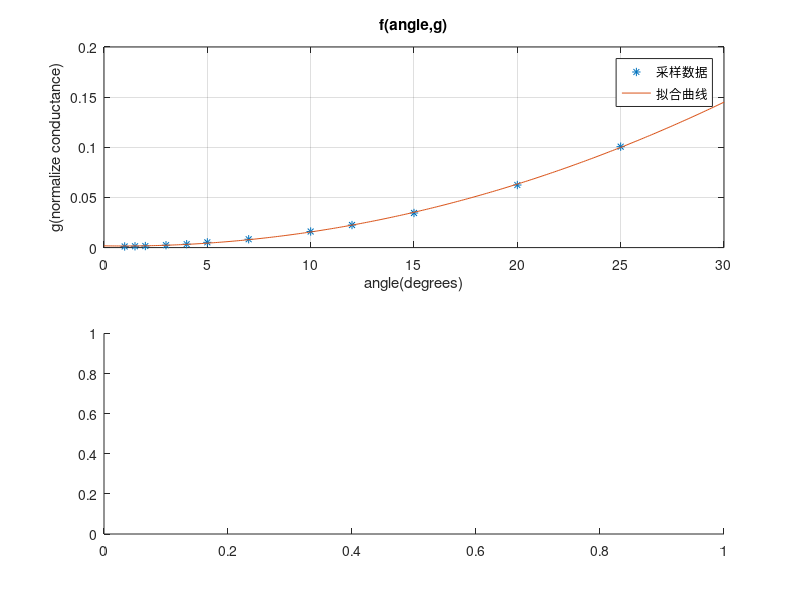

The MATLAB script that drew this image: (Note: this script raises an error after producing the figure.)
clc;
%%%%HFSS中拟合所需得离散点
 
%%%BJ-100波导，工作在10GHz 
%%%原始离散点数据
%angle_dis=[0.4 0.6 0.8 1 1.5 2 2.5 3 4 4.5 5 7 10 15 20 25];
%g_dis=[0.00126722 0.00129028 0.0014286 0.0014056 0.00163617 0.00186683 0.00265148 0.0023744 0.0036678 0.00431511 0.0049397 0.0084399 0.016178 0.035929 0.06657 0.105529];
%L_dis=[2.55 2.6 2.83 2.67 2.56 2.76 2.62 2.5 2.695 2.61 2.77 2.69 2.6 2.59 2.33 2.15];
 
%%%%BJ-100波导，工作在9GHz
%%%原始离散点数据
%angle_dis=[0.6 0.8 1 1.5 2 2.5 3 3.5 4 4.5 5 7 10 15 20 25]; 
%g_dis=[0.0013133 0.00138251 0.001474741 0.001843766 0.002143699 0.002628395 0.003113326 0.00385272 0.00461579 0.005425741 0.00623635 0.0108344 0.021057 0.049204 0.09323 0.1456184];
%L_dis=[3.26 3.29 3.32 3.24 3.16 3.42 3.4 3.3 3.34 3.37 3.4 3.4 3.3 3.3 3.2 3];
 
%%%BJ-58波导，工作在6GHz
%%%%原始离散点数据
angle_dis=[1 1.5 2 3 4 5 7 10 12 15 20 25];             
g_dis=[0.0011213 0.00131334 0.00154392 0.002397558 0.0034136392 0.005240552 0.008323758 0.01603381 0.0224922 0.0344988 0.06238 0.1006266];
L_dis=[2.15 2.24 2.16 2.17 2.16 2.15 2.2 2 1.96 1.96 1.6 1.2];
 
%%%%BJ-58波导，工作在5GHz
%%%%%原始离散点数据
%angle_dis=[0.2 0.4 0.6 0.8 1 1.5 2 2.5 3 3.5 4 4.5 5 7 10 15 20  25]; 
%g_dis=[0.001313335 0.00138251 0.00147471 0.00145168 0.00177456 0.00177456 0.0021899 0.00267457 0.00332123 0.00403765 0.00500911 0.0060278 0.0070244 0.012395 0.025109 0.056574 0.1057 0.17557];
%L_dis=[4.7 4.3 4.55 4.4 4.55 4.5 5 4.1 4.93 4.96 4.74 4.75 4.57 4.6 4 4.3 3.9 3.4];
 
%%%%曲线拟合多项式前面系数
p1=polyfit(angle_dis,g_dis,2);   %对“倾斜角度-谐振电导”进行最小二乘法拟合，并返回系数
%p2=polyfit(angle_dis,L_dis,3);  %%%quit commend
 
%%%%拟合时选定的自变量和因变量范围
angle=0:0.1:30;
g=polyval(p1,angle);                %%%%得到的拟合函数
%L=polyval(p2,angle);               %%quit commend
 
%%%画“倾斜角度--谐振电导”曲线拟合图
subplot(2,1,1);
plot(angle_dis,g_dis,'*',angle,g);%在一个坐标系中绘拟合函数以及离散点
grid on;
title('f(angle,g)');
xlabel('angle(degrees)');
ylabel('g(normalize conductance)');
legend('采样数据','拟合曲线');
 
%%%画“倾斜角度--谐振长度”曲线拟合图
subplot(2,1,2);                                                                        %%%使用样条插值拟合“倾斜角度-谐振深度”曲线
values=spcrv([[angle_dis(1) angle_dis angle_dis(end)];[L_dis(1) L_dis L_dis(end)]],3);  %%%在同一坐标系绘离散点以及拟合曲线   
   
plot(angle_dis,L_dis,'*',values(1,:),values(2,:),'r','LineWidth',1);                                  
grid on;
title('f(angle,L)');
xlabel('angle(degrees)');
ylabel('L(mm)');
legend('采样数据','拟合曲线');
